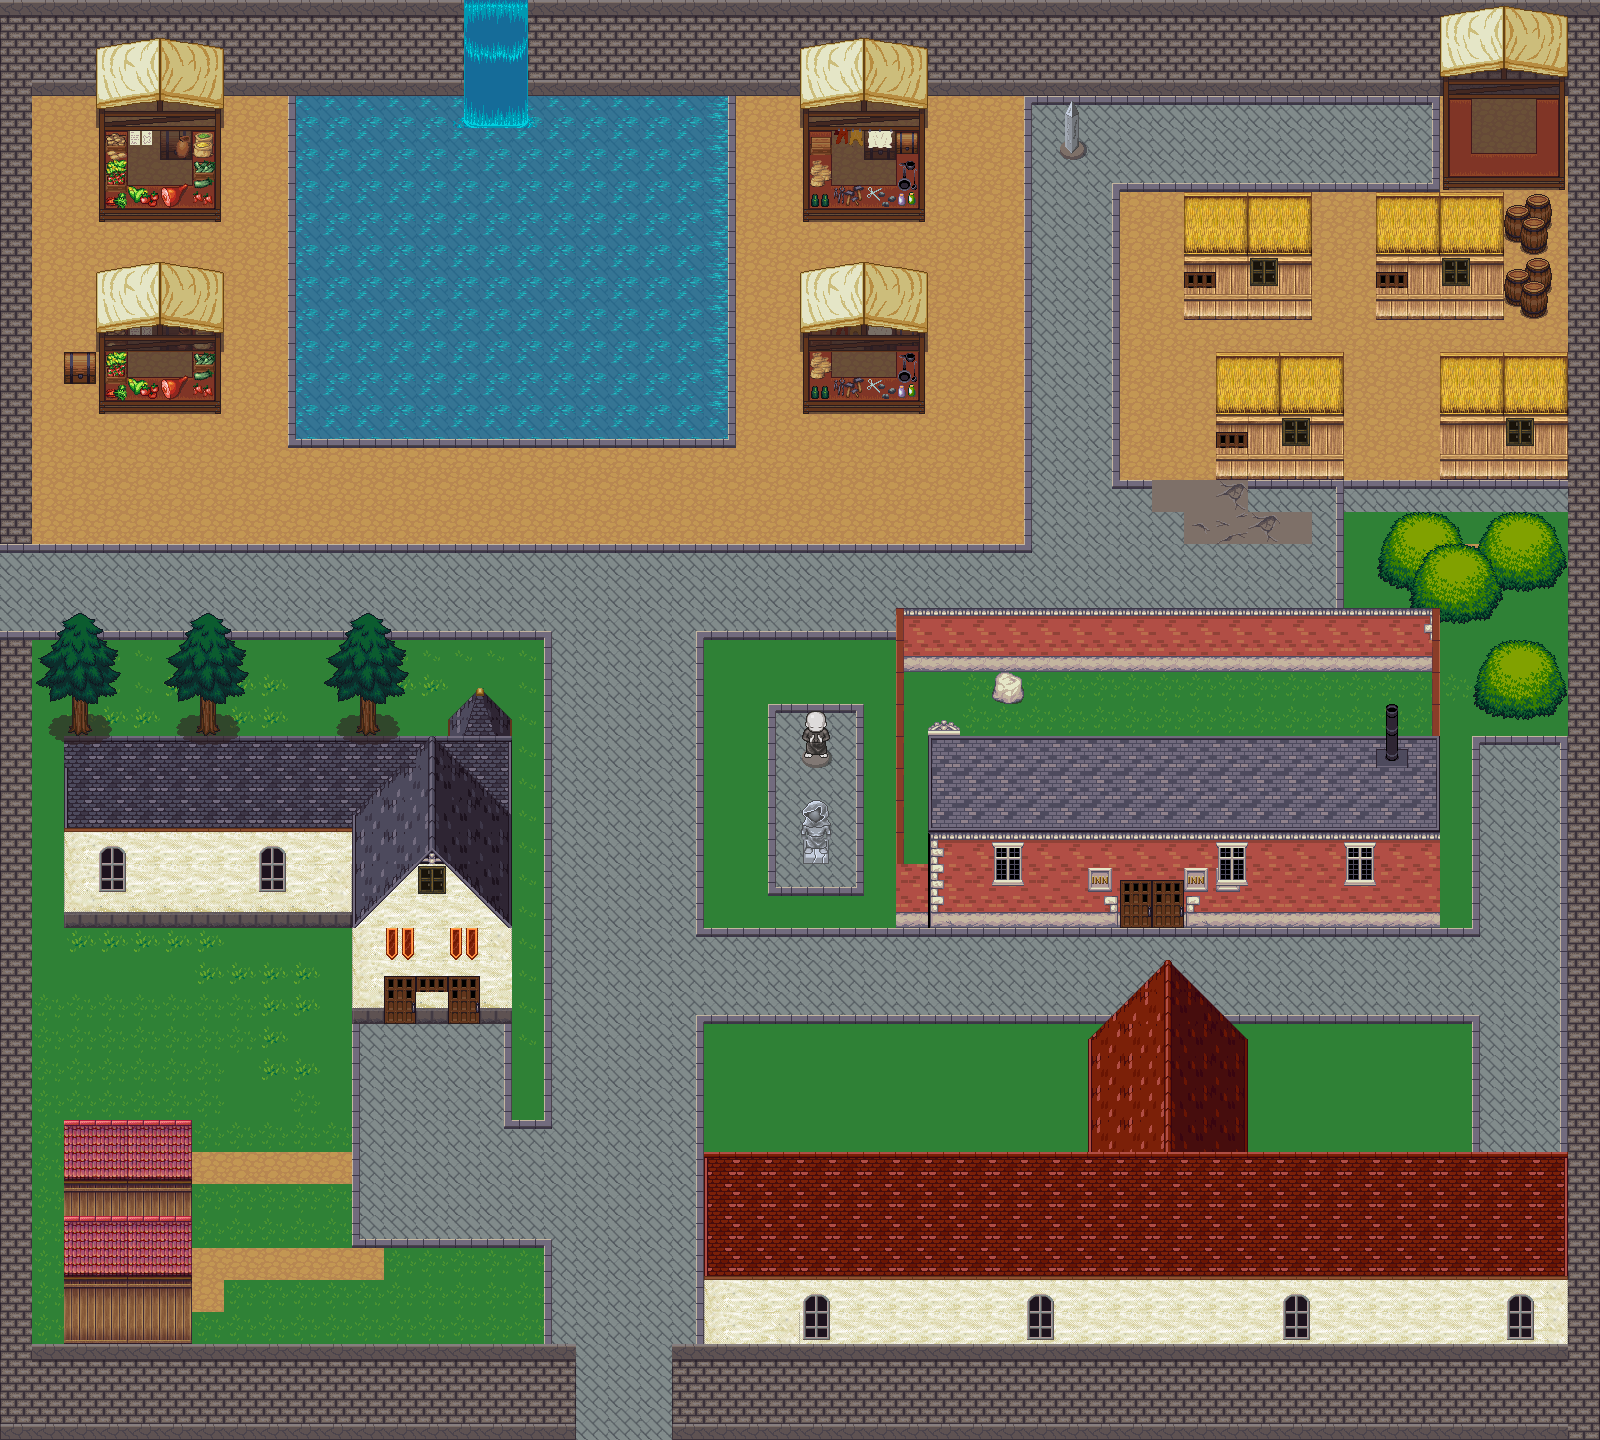

This is a level from a 2D game, rendered from its Tiled map with the project's own tilesets. A one-line summary and the map file follow, with tile-layer data summarised:
An orthogonal 50x45 tile map with 32x32 px tiles, 3 tile layers (baixo, collidelayer, cima), 10 tilesets and 23 objects.

<map version="1.0" orientation="orthogonal" renderorder="right-down" width="50" height="45" tilewidth="32" tileheight="32" nextobjectid="28">
 <tileset firstgid="1" name="paredestile" tilewidth="32" tileheight="32" tilecount="128" columns="16">
  <image source="../data/tileds/paredestile.png" width="512" height="256" />
 </tileset>
 <tileset firstgid="129" name="terrain" tilewidth="32" tileheight="32" tilecount="1024" columns="32">
  <image source="../data/tileds/terrain_atlas.png" width="1024" height="1024" />
 </tileset>
 <tileset firstgid="1153" name="florest" tilewidth="32" tileheight="32" tilecount="256" columns="16">
  <image source="../data/tileds/2rdi8gz.png" width="512" height="512" />
 </tileset>
 <tileset firstgid="1409" name="city_outside" tilewidth="32" tileheight="32" tilecount="432" columns="24">
  <image source="../data/tileds/city_outside.png" width="768" height="576" />
 </tileset>
 <tileset firstgid="1841" name="base" tilewidth="32" tileheight="32" tilecount="1024" columns="32">
  <image source="../data/tileds/base_out_atlas.png" width="1024" height="1024" />
 </tileset>
 <tileset firstgid="2865" name="mercadonegro" tilewidth="32" tileheight="32" tilecount="12" columns="3">
  <image source="../data/npc/vendedor/mercadonegro.png" width="96" height="128" />
 </tileset>
 <tileset firstgid="2877" name="vendedorHomem" tilewidth="32" tileheight="32" tilecount="12" columns="3">
  <image source="../data/npc/vendedor/vendedorHomem.png" width="96" height="128" />
 </tileset>
 <tileset firstgid="2889" name="vendedorMulher" tilewidth="32" tileheight="32" tilecount="12" columns="3">
  <image source="../data/npc/vendedor/vendedorMulher.png" width="96" height="128" />
 </tileset>
 <tileset firstgid="2901" name="guardaHomem" tilewidth="32" tileheight="32" tilecount="12" columns="3">
  <image source="../data/npc/guarda/homem.png" width="96" height="128" />
 </tileset>
 <tileset firstgid="2913" name="guardaMulher" tilewidth="32" tileheight="32" tilecount="12" columns="3">
  <image source="../data/npc/guarda/mulher.png" width="96" height="128" />
 </tileset>
 <layer name="baixo" width="50" height="45">
  <data>[2250 cells, 2212 non-empty, 56 distinct tile ids]</data>
 </layer>
 <layer name="collidelayer" width="50" height="45">
  <data>[2250 cells, 1112 non-empty, 170 distinct tile ids]</data>
 </layer>
 <objectgroup name="npcs">
  <object id="1" gid="2914" x="1024.34" y="161" width="32" height="32">
   <properties>
    <property name="npc" value="guardaHomem" />
   </properties>
  </object>
  <object id="2" gid="2914" x="1185.33" y="937.333" width="32" height="32">
   <properties>
    <property name="npc" value="guardaMulher" />
   </properties>
  </object>
  <object id="3" gid="2914" x="552" y="1336" width="32" height="32">
   <properties>
    <property name="npc" value="guardaMulher" />
   </properties>
  </object>
  <object id="4" gid="2902" x="656" y="1336" width="32" height="32">
   <properties>
    <property name="npc" value="guardaHomem" />
   </properties>
  </object>
  <object id="5" gid="2914" x="358.667" y="1068" width="32" height="32">
   <properties>
    <property name="npc" value="guardaMulher" />
   </properties>
  </object>
  <object id="6" gid="2902" x="469.333" y="1066.67" width="32" height="32">
   <properties>
    <property name="npc" value="guardaHomem" />
   </properties>
  </object>
  <object id="7" gid="2902" x="250.667" y="205.333" width="32" height="32">
   <properties>
    <property name="npc" value="guardaMulher" />
   </properties>
  </object>
  <object id="8" gid="2902" x="754.667" y="240" width="32" height="32">
   <properties>
    <property name="npc" value="guardaHomem" />
   </properties>
  </object>
  <object id="9" gid="2902" x="1501.67" y="798.334" width="32" height="32">
   <properties>
    <property name="npc" value="guardaHomem" />
   </properties>
  </object>
  <object id="10" gid="2890" x="138.667" y="384" width="32" height="32">
   <properties>
    <property name="npc" value="vendedorMulher" />
   </properties>
  </object>
  <object id="11" gid="2890" x="144" y="192" width="32" height="32">
   <properties>
    <property name="npc" value="vendedorMulher" />
   </properties>
  </object>
  <object id="12" gid="2878" x="829.333" y="192" width="32" height="32">
   <properties>
    <property name="npc" value="vendedorHomem" />
   </properties>
  </object>
  <object id="13" gid="2878" x="834.667" y="378.667" width="32" height="32">
   <properties>
    <property name="npc" value="vendedorHomem" />
   </properties>
  </object>
  <object id="14" gid="2866" x="1410.67" y="126.667" width="32" height="32">
   <properties>
    <property name="npc" value="mercadonegro" />
   </properties>
  </object>
  <object id="15" gid="1454" x="416" y="1023.82" width="32" height="32">
   <properties>
    <property name="npc" value="porta" />
   </properties>
  </object>
  <object id="17" gid="1454" x="1121.5" y="927.667" width="32" height="32">
   <properties>
    <property name="npc" value="porta" />
   </properties>
  </object>
  <object id="18" gid="1454" x="1216" y="480" width="32" height="32">
   <properties>
    <property name="npc" value="" />
   </properties>
  </object>
  <object id="19" gid="1454" x="1184" y="320" width="32" height="32">
   <properties>
    <property name="npc" value="porta" />
   </properties>
  </object>
  <object id="20" gid="1454" x="1377" y="320" width="32" height="32">
   <properties>
    <property name="npc" value="porta" />
   </properties>
  </object>
  <object id="21" gid="1454" x="1441" y="480" width="32" height="32">
   <properties>
    <property name="npc" value="porta" />
   </properties>
  </object>
  <object id="23" gid="1742" x="173.333" y="1182.67" width="32" height="32">
   <properties>
    <property name="npc" value="porta" />
   </properties>
  </object>
  <object id="24" gid="1742" x="170" y="1316" width="32" height="32">
   <properties>
    <property name="npc" value="porta" />
   </properties>
  </object>
  <object id="26" gid="1742" x="1153" y="1024" width="32" height="32">
   <properties>
    <property name="npc" value="porta" />
   </properties>
  </object>
 </objectgroup>
 <layer name="cima" width="50" height="45">
  <data>[2250 cells, 266 non-empty, 95 distinct tile ids]</data>
 </layer>
</map>
